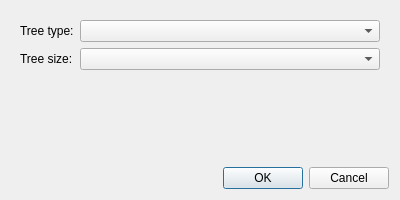
<?xml version="1.0" encoding="UTF-8"?>
<ui version="4.0">
 <class>InfraredCityTreeCatalogDialog</class>
 <widget class="QDialog" name="InfraredCityTreeCatalogDialog">
  <property name="geometry">
   <rect>
    <x>0</x>
    <y>0</y>
    <width>400</width>
    <height>200</height>
   </rect>
  </property>
  <property name="windowTitle">
   <string>Tree catalog</string>
  </property>
  <layout class="QVBoxLayout" name="verticalLayout">
   <item>
    <widget class="QWidget" name="formWidget" native="true">
     <layout class="QFormLayout" name="formLayout">
      <item row="0" column="0">
       <widget class="QLabel" name="label_tree_type">
        <property name="text">
         <string>Tree type:</string>
        </property>
       </widget>
      </item>
      <item row="0" column="1">
       <widget class="QComboBox" name="combo_tree_type"/>
      </item>
      <item row="1" column="0">
       <widget class="QLabel" name="label_tree_size">
        <property name="text">
         <string>Tree size:</string>
        </property>
       </widget>
      </item>
      <item row="1" column="1">
       <widget class="QComboBox" name="combo_tree_size"/>
      </item>
     </layout>
    </widget>
   </item>
   <item>
    <widget class="QDialogButtonBox" name="button_box">
     <property name="orientation">
      <enum>Qt::Horizontal</enum>
     </property>
     <property name="standardButtons">
      <set>QDialogButtonBox::Cancel|QDialogButtonBox::Ok</set>
     </property>
    </widget>
   </item>
  </layout>
 </widget>
 <resources/>
 <connections>
  <connection>
   <sender>button_box</sender>
   <signal>accepted()</signal>
   <receiver>InfraredCityTreeCatalogDialog</receiver>
   <slot>accept()</slot>
   <hints>
    <hint type="sourcelabel">
     <x>200</x>
     <y>150</y>
    </hint>
    <hint type="destinationlabel">
     <x>200</x>
     <y>100</y>
    </hint>
   </hints>
  </connection>
  <connection>
   <sender>button_box</sender>
   <signal>rejected()</signal>
   <receiver>InfraredCityTreeCatalogDialog</receiver>
   <slot>reject()</slot>
   <hints>
    <hint type="sourcelabel">
     <x>200</x>
     <y>150</y>
    </hint>
    <hint type="destinationlabel">
     <x>200</x>
     <y>100</y>
    </hint>
   </hints>
  </connection>
 </connections>
</ui>
